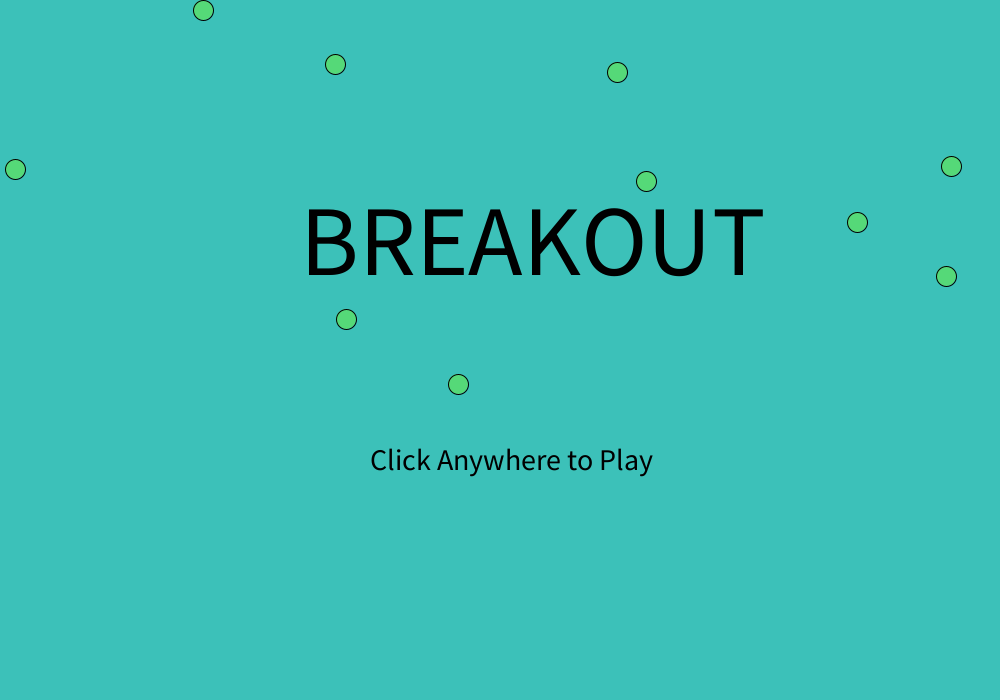
Frame 1 (no input)
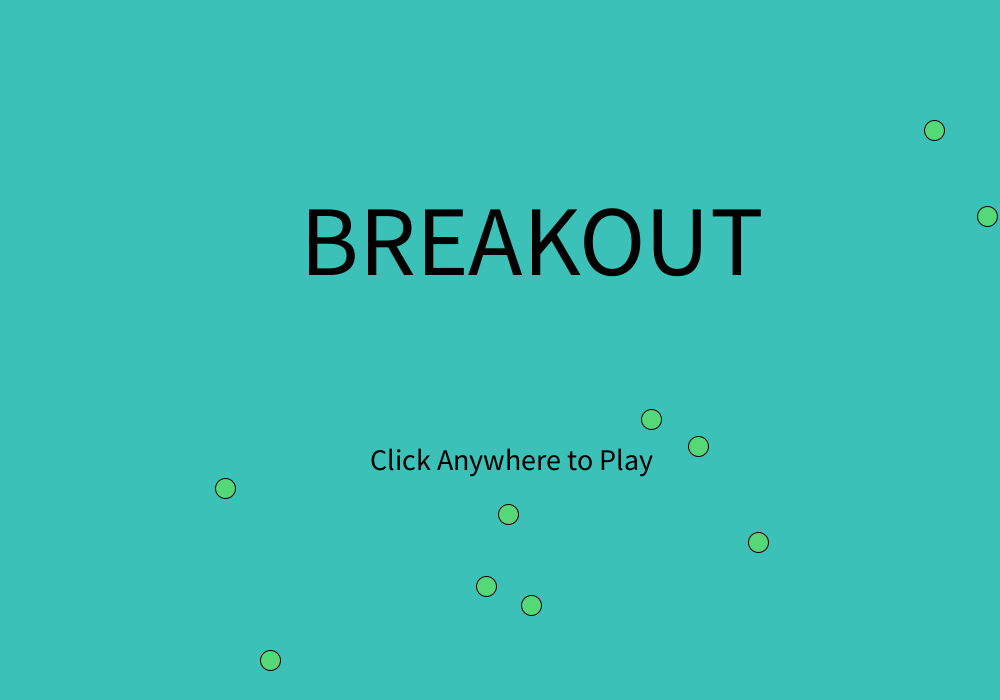
Frame 60 (the mouse pressed at the canvas centre just before this capture)
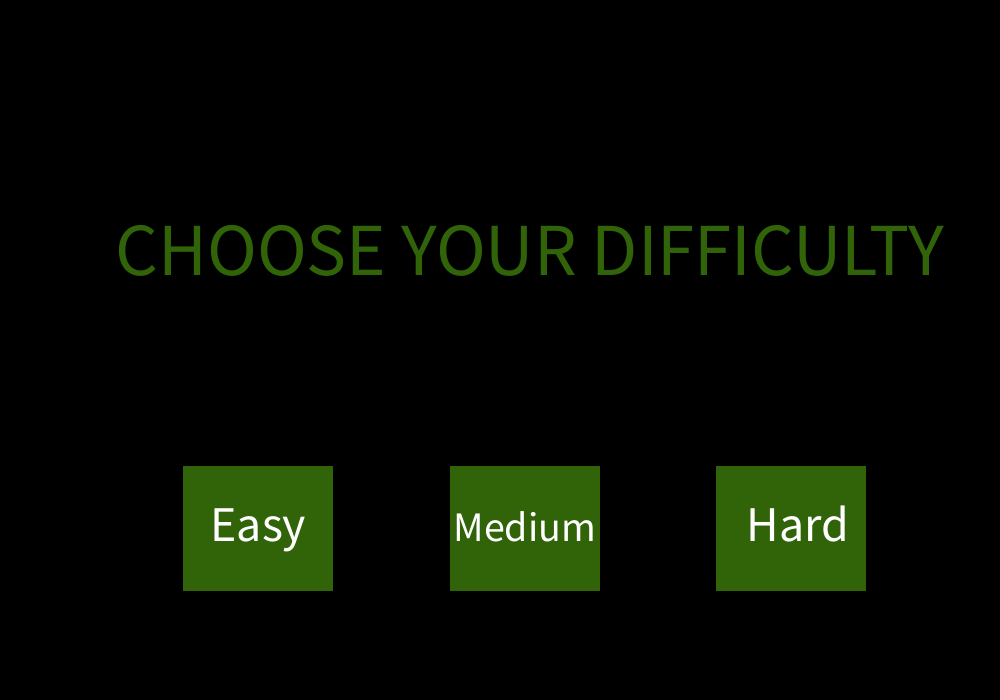
Frame 120 (the mouse held since frame 60 and released just before this capture)

The Processing sketch that drew these frames (run headless with seeded random() and noise(); from frame 60 on, the mouse is pressed at the canvas centre):

// Processing sketch: breakout
// ── breakout.pde
int PADDLE_WIDTH = 150;
int PADDLE_HEIGHT = 25;
int BALL_SIZE = 10;
int rows = 10;
int columns = 4;
int BLOCK_SIZE = 100;
int score = 0;
int side = 0;
int numBlocks = rows * columns;
int lives = 4;
int curLevel = 0;
boolean isMenu;
boolean isDiff;
boolean curPlaying;
boolean isPlaying;
boolean isWon;
boolean isLost;
Paddle p;
Ball b1, b2; 
Menu m;
Arena a;

void setup() {
  isMenu = true;
  isDiff = false;
  isPlaying = false;
  isWon = false;
  isLost = false;
  frameRate(30);
  size(1000,700);
  p = new Paddle();
  b1 = new Ball();
  b2 = new Ball();
  a = new Arena(rows, columns);
}

void draw() {
  if(isMenu) {
    frameRate(20);
    background(#3CC1B9);
    textSize(100);
    fill(0);
    text("BREAKOUT", width/4+50, height/4+100);
    textSize(30);
    text("Click Anywhere to Play", width/4+120, height/2+120);
    m = new Menu(10);
  }
  else if(isDiff) {
    frameRate(30);
    background(0);
    textSize(75);
    text("CHOOSE YOUR DIFFICULTY", width/4 - 135, height/4+100);
    noStroke();
    rect(width/3 - 150, 2*height/3, 150,125);
    rect(1.5*width/3-50, 2*height/3, 150,125);
    rect(2*width/3 +50, 2*height/3, 150,125);
    fill(255);
    textSize(50);
    text("Easy", width/3 - 123, 2*height/3 + 150/2);
    textSize(42);
    text("Medium", 1.5*width/3 - 47, 2*height/3 + 150/2);
    textSize(50);
    text("Hard", 2*width/3 + 80, 2*height/3 + 150/2);
    fill(125,255,21,100);
  }
  else if(isWon) {
    frameRate(30);
    background(#3CC1B9);
    textSize(100);
    text("YOU WON", width/4+50, height/4+100);
    textSize(30);
    text("Click Anywhere to Play Again", width/4+70, height/2+120);
  }
  else if(isLost) {
    frameRate(30);
    background(#3CC1B9);
    textSize(100);
    text("YOU DIED", width/4+50, height/4+100);
    textSize(30);
    text("Click Anywhere to Play Again", width/4+70, height/2+120);
  }
  else if(isPlaying && curLevel == 1) {
    frameRate(30);
    background(#979896);
    p.display();
    p.move(mouseX - PADDLE_WIDTH/2);
    b1.display();
    b1.move();
    if(p.onPaddle(b1)) {
      b1.paddleBounce(b1);
    }
    a.checkBlock();
    fill(0);
    textSize(40);
    text("Score: " + score, 50, 50);
    text("Lives: " + lives, 800, 50);
    text("Level: Easy", 425, 50);
    if(numBlocks == 0) {
      isPlaying = false;
      isWon = true;
    }
  }
  else if(isPlaying && curLevel == 2) {
    frameRate(30);
    background(#979896);
    p.display();
    p.move(mouseX - PADDLE_WIDTH/2);
    b2.display();
    b2.changeSpeed(17);
    b2.move();
    if(p.onPaddle(b2)) {
      b2.paddleBounce(b2);
    }
    a.checkBlock();
    fill(0);
    textSize(40);
    text("Score: " + score, 50, 50);
    text("Lives: " + lives, 800, 50);
    text("Level: Medium", 405, 50);
    if(numBlocks == 0) {
      isPlaying = false;
      isWon = true;
    }
  }
  else if(isPlaying && curLevel == 3) {
    frameRate(30);
    background(#979896);
    p.display();
    p.move(mouseX - PADDLE_WIDTH/2);
    b1.display();
    b1.move();
    if(p.onPaddle(b1)) {
      b1.paddleBounce(b1);
    }
    a.checkBlock();
    fill(0);
    textSize(40);
    text("Score: " + score, 50, 50);
    text("Lives: " + lives, 800, 50);
    text("Level: Hard", 425, 50);
    if(numBlocks == 0) {
      isPlaying = false;
      isWon = true;
    }
  }
}

void keyPressed() {
  if(key == ' ' && curPlaying == false) {
    if(curLevel == 1) {
      b1.run();
    }
    else if(curLevel == 2) {
      b2.run();
    }
  }
}

void mousePressed() {
  if(mousePressed) {
    isMenu = false;
    if(isDiff == false && isPlaying != true) {
      isDiff = true;
    }
    else if (isDiff){
      if((mouseX > width/3 - 150 && mouseX < 1.5*width/3-50) && 
      (mouseY >2*height/3 && mouseY < 2*height/3 + 125)) {
        isPlaying = true;
        isDiff = false;
        curLevel = 1;
        lives = 5;
      }
      if((mouseX > 1.5*width/3-50 && mouseX < 2*width/3 +50) &&
      (mouseY >2*height/3 && mouseY < 2*height/3 + 125)) {
        isPlaying = true;
        isDiff = false;
        curLevel = 2;
        lives = 3;
      }
      if((mouseX > 2*width/3 +50 && mouseX < 2*width/3 +50 + 150)&&
      (mouseY >2*height/3 && mouseY < 2*height/3 + 125)){
        isPlaying = true;
        isDiff = false;
        curLevel = 3;
        lives = 1;
      }
      println(curLevel);
    }
    if(isPlaying != true) {
      isLost = true;
    }
    if(isLost) {
      isLost = false;
      lives = 3;
    }
    if(isWon) {
      numBlocks = rows * columns;
      isWon = false;
      isDiff = true;
      a.reset();
      if(curLevel == 1) {
        b1.reset();
      }
      else if(curLevel == 2) {
        b2.reset();
      }
      curPlaying = false;
    }
  }
}

// ── Arena.pde
class Arena {
  Block[][] grid;
  int numRows, numCols;
  
  Arena(int rows, int columns) {
    this.numRows = rows;
    this.numCols = columns;
    grid = new Block[numRows][numCols];
    setupArena();
  }
  
  void setupArena() {
    for (int r=0; r<grid.length; r++) {
      for(int i=0; i<grid[r].length; i++) { 
        // set bx and by for each block
        grid[r][i] = new Block(r*BLOCK_SIZE, 100 + i*BLOCK_SIZE, BLOCK_SIZE); 
      }
    } 
  }
  
  void checkBlock() {
    for (int r=0; r<grid.length; r++) {
      for(int i=0; i<grid[r].length; i++) {
        grid[r][i].display();// to display each block
        if(curLevel == 1) {
          if(grid[r][i].onBlock(b1)) {
            if(grid[r][i].alive) {
              grid[r][i].blockBounce(b1);
              grid[r][i].destroy(b1);
            }
          }
        }
        if(curLevel == 2) {
          if(grid[r][i].onBlock(b2)) {
            if(grid[r][i].alive) {
              grid[r][i].blockBounce(b2);
              grid[r][i].destroy(b2);
            }
          }
        }
        }
    }
   }
   
   void reset() {
     for (int r=0; r<grid.length; r++) {
      for(int i=0; i<grid[r].length; i++) {
        grid[r][i].reset();
      }
     }
   }
   
  }

// ── Ball.pde
class Ball {

  int cx, cy;
  float xvelocity, yvelocity;
  int xspeed;
  int radius;
  float d;

  //constructor
  Ball() {
    radius = BALL_SIZE;
    reset();
  }//default constructor

  Ball(int x, int y) {
    radius = BALL_SIZE;
    cx = x;
    cy = y;
    xvelocity = 5;
    yvelocity = 5;
  }//position constructor

  void reset() {
    xspeed = 10;
    cx = width/2;
    cy = height-150;
    xvelocity = 0; 
    yvelocity = 0;
    d = 0;
    lives -=1;
    numBlocks = rows * columns;
  }//resetBall
  
  void changeSpeed(int x) {
    xspeed = x;
  }
  
  void run() {
    xvelocity = xspeed * sin(radians(d));
    yvelocity = xspeed * cos(radians(d));
    curPlaying = true;
  }

  void display() {
    fill(125,255,21,100);
    circle(cx, cy, radius * 2);
  }//display

  void move() {
    if (cx + radius/2 <= radius || cx - radius/2 >= (width - 1 - radius)) {
      xvelocity*= -1;
      cx += xvelocity;
    }
    if (cy <= radius) {
      yvelocity*= -1;
      cy += yvelocity;
    }
    if(cy >= (p.py + this.radius/2)) {
      this.reset();
      curPlaying = false;
      if(lives == 0) {
        a.reset();
        isLost = true;
        isPlaying = false;
        score = 0;
      }
    }
    cx+= xvelocity;
    cy+= yvelocity;
  }//moveBall

  void paddleBounce(Ball b) {
    float distance;
    float angle;
    if(b.cx > p.px && b.cx < p.px + PADDLE_WIDTH/2) {
      distance = b.cx- p.px;
      angle = -0.6 * distance + 135;
      xvelocity = xspeed * cos(radians(angle));
      yvelocity = xspeed * sin(radians(angle));
    }
    else if (b.cx > p.px + PADDLE_WIDTH/2 && b.cx < p.px + PADDLE_WIDTH) {
      distance = (b.cx-PADDLE_WIDTH/2)- p.px; //distance between middle of paddle and ball
      angle = -0.643 * distance + 90;
      xvelocity = xspeed * cos(radians(angle));
      yvelocity = xspeed * sin(radians(angle));
    }
    else { 
      angle = 90;
      xvelocity = xspeed * cos(radians(angle));
      yvelocity = xspeed * sin(radians(angle));
    }
    yvelocity *= -1;
    cy += yvelocity;
  }//xbounce

  void changeSpeed(int x, int y) {
    xvelocity+= x;
    yvelocity+= y;
  }//changeSpeed
}//Ball

// ── Block.pde
class Block {
  
  int bx, by;
  int bwidth;
  color c;
  boolean alive;
  
  Block(int _x, int _y, int size) {
    this.reset();
    bx = _x;
    by = _y;
    bwidth = size;
  }
  
  void reset() {
    c = 255;
    alive = true;
  }
  
  void display() {
    if(this.alive) {
      fill(125,255,21,100);
      stroke(#21FFF2, 240);
      square(bx,by, bwidth);
    }
  }
  
  void destroy(Ball b) {
    this.alive = false;
    getScoreValue(b);
    numBlocks -=1;
  }
  
  boolean onBlock(Ball b) {
    if(bx <= b.cx + b.radius &&
      bx + BLOCK_SIZE >= b.cx - b.radius/2 &&
      by + BLOCK_SIZE +b.radius/2>= b.cy - b.radius &&
      by <= b.cy + b.radius) {
        return true;
      } //<>//
    else {
      return false;
    }
  }
  
  void blockBounce(Ball b) {
     if(b.cx - b.radius/2>= bx 
       && b.cx - b.radius/2<= bx+BLOCK_SIZE
       && b.cy + b.radius/2 >= by + BLOCK_SIZE 
       && alive){
         println("hit bottom");
         b.yvelocity *= -1;
      }
     else if(b1.cx >= bx
       && b.cx - b.radius/2<= bx+BLOCK_SIZE
       && b.cy - b.radius/2 <= by
       && alive){
         println("hit top"); 
         b.yvelocity *= -1;
      }
     else {
      b.xvelocity *= -1;
     }
  }//ybounce
  
  int getScoreValue(Ball b) {
    score += abs(b1.xvelocity) + abs(b1.yvelocity);
    return score;
  }//getScoreValue
}

// ── Menu.pde
class Menu {
  Ball[] b;
  int numBalls;
  
  Menu(int balls) {
    numBalls = balls;
    b = new Ball[numBalls];
    setupMenu();
  }
  
  void setupMenu() {
    for(int i=0; i<numBalls; i++) {
      b[i] = new Ball(int(random(1000)), int(random(700)));
      b[i].display();
    }
  }
  
}

// ── Paddle.pde
class Paddle {

   int pwidth, pheight;
   int px, py;


  Paddle() {
    pwidth = PADDLE_WIDTH;
    pheight = PADDLE_HEIGHT;
    px = width/2;
    py = height-50;
  }//default constructor
  
  void display() {
    fill(125,255,21,100);
    rect(px,py,pwidth,pheight);
  }//display

  void move(int x) {
    px = x;
  }//move
  
  boolean onPaddle(Ball b) {
    if (px <= b.cx && b.cx <= px + PADDLE_WIDTH && py < b.cy+b.radius)
        return true;
    else
        return false;
    }
  }
  
//Paddle
